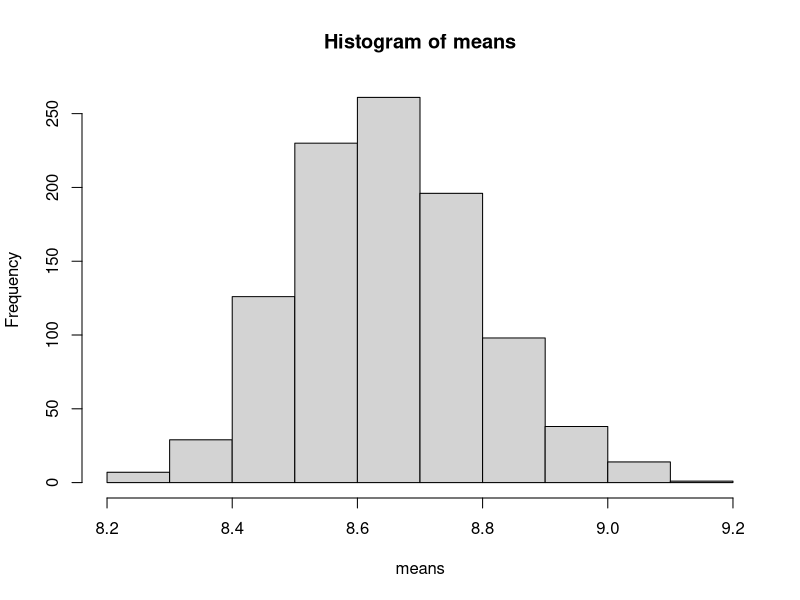

Recreate this plot in R.
## ---- chunk 1
knitr::opts_chunk$set(echo = TRUE)
## ---- chunk 2
library(tidyverse)
## ---- chunk 3
# Vectors

vector1 <- c(1, 2, 3, 4, 5)
vector2 <- c("a", "b", "c", "d", "e")

# Lists

list1 <- list(1, 2, 3, 4, 5)
list2 <- list("a", "b", "c", "d", "e")

# Tibbles

tibble1 <- tibble(
  numbers = c(1, 2, 3, 4, 5),
  letters = c("a", "b", "c", "d", "e")
)

# Matrices

matrix1 <- matrix(data = tibble1)

# Dataframes

df1 <- data.frame(
  numbers = c(1, 2, 3, 4, 5),
  letters = c("a", "b", "c", "d", "e")
)
## ---- chunk 4
# For loops

for(i in 1:5) {
  print(i)
}

# While loop

loop_var = 0

while(loop_var <= 5) {
  print(loop_var)
  loop_var = loop_var + 1
}

# I think one thing about loops that is not initially obvious is their utility. The ability to iterate over a variable (or two+ variables if using the foreach library) is incredibly useful when trying to create data, run a function multiple times, etc.

## ---- chunk 5
# If statements

if_var <- sample(c("a", "b", "c", "d"), 1)

if(if_var == "a") {
  print(vector1[1])
} else if(if_var == "b") {
  print(vector1[2])
} else if(if_var == "c") {
  print(tibble1[3, ])
} else {
  print(tibble1[4, ])
}

## ---- chunk 6
# Loops and logic: For loop with an if statement

for(i in sample(c(1:5), 1)) {
  if(i <= 3) {
    print("low")
    break
  } else {
    print("high")
    break
  }
}
## ---- chunk 7
# Ladders:
# 3 goes to 11
# 6 goes to 17
# 10 goes to 12
# 9 goes to 16

# Snakes:
# 14 goes to 4
# 19 goes to 8
# 22 goes to 20
# 24 goes to 16


total_rolls <- c()

for(i in 1:1000) {
  
  end_state <- 0
  num_rolls <- 0
  
  while(end_state < 25) {
    
    num_rolls <- num_rolls + 1
    roll <- sample(1:6, 1)
    end_state <- end_state + roll
    
    if(end_state == 3) {
      end_state = 11
    } else if (end_state == 6) {
      end_state = 17
    } else if (end_state == 10) {
      end_state = 12
    } else if (end_state == 9) {
      end_state = 16
    } else if (end_state == 14) {
      end_state = 4
    } else if (end_state == 19) {
      end_state = 8
    } else if (end_state == 22) {
      end_state = 20
    } else if (end_state == 24) {
      end_state = 16
    }
  }
  total_rolls <- append(total_rolls, num_rolls)
}

mean(total_rolls)
## ---- chunk 8
means <- c()

for(i in 1:1000) {
  total_rolls <- c()
  
  for(i in 1:1000) {
    
    end_state <- 0
    num_rolls <- 0
    
    while(end_state < 25) {
      
      num_rolls <- num_rolls + 1
      roll <- sample(1:6, 1)
      end_state <- end_state + roll
      
      if(end_state == 3) {
        end_state = 11
      } else if (end_state == 6) {
        end_state = 17
      } else if (end_state == 10) {
        end_state = 12
      } else if (end_state == 9) {
        end_state = 16
      } else if (end_state == 14) {
        end_state = 4
      } else if (end_state == 19) {
        end_state = 8
      } else if (end_state == 22) {
        end_state = 20
      } else if (end_state == 24) {
        end_state = 16
      }
    }
    total_rolls <- append(total_rolls, num_rolls)
  }
  
  means <- append(means, mean(total_rolls))
}

hist(means)

